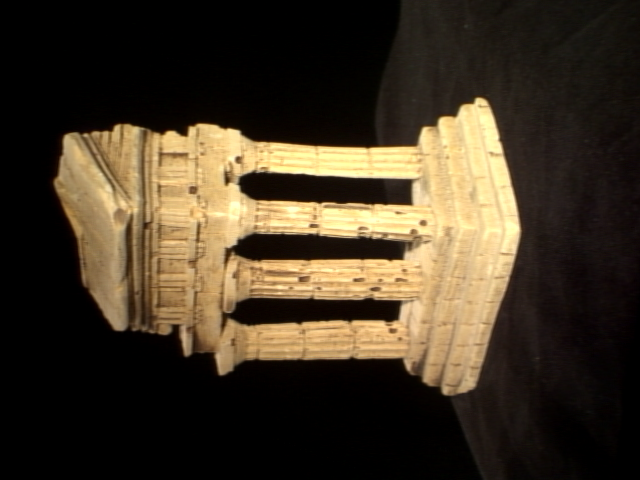
#> input picture 3D Reconstruction/im1.png, 640 x 480 px, given in place of sun_amjxfdjjpymuevrb.jpg, which was not available
$ python main.py
#> lines starting #> are read from the running program, lines starting #| are printed output that depends on the picture; pictures that were not available may be replaced by others from this repository, and a replacement may not be noted
#> in main, img is the input picture: PIL image 640x480 RGB; mean R, G, B 65.3, 53.9, 37.1
### Spatial Pyramid Matching For Scene Classification/visual_words.py
import os, multiprocessing
from os.path import join, isfile
from multiprocessing import Pool
import numpy as np
from PIL import Image
import scipy.ndimage
import skimage
import matplotlib.pyplot as plt
from sklearn.cluster import KMeans
from opts import get_opts
import random
from tqdm import tqdm
#%matplotlib inline

import skimage.color


def extract_filter_responses(opts, img):
    '''
    Extracts the filter responses for the given image.

    [input]
    * opts    : options
    * img    : numpy.ndarray of shape (H,W) or (H,W,3)
    [output]
    * filter_responses: numpy.ndarray of shape (H,W,3F)
    '''
    if img.shape[2] == 1:
          img = np.matlib.repmat(img,1,1,3)

    lab_img = skimage.color.rgb2lab(img)
#> lab_img: shape (480, 640, 3) float32; mean of channels 0, 1, 2 22.2, 2, 10.2

    filter_img = np.zeros((int(lab_img.shape[0]), int(lab_img.shape[1]), 60))
    for i in range(0, lab_img.shape[2]):
        first= scipy.ndimage.gaussian_filter(lab_img[:,:,i], sigma = 1)
        filter_img[:,:,i] = first
        second= scipy.ndimage.gaussian_laplace(lab_img[:,:,i],sigma=1)
        filter_img[:,:,3+i]    =second
        third = scipy.ndimage.gaussian_filter(lab_img[:,:,i], sigma=1, order = (0,1))
        filter_img[:,:,6+i] = third
        fourth = scipy.ndimage.gaussian_filter(lab_img[:,:,i], sigma=1, order= (1,0))
        filter_img[:,:,9+i] = fourth
        first= scipy.ndimage.gaussian_filter(lab_img[:,:,i], sigma = 2)
        filter_img[:,:,12+i] = first
        second= scipy.ndimage.gaussian_laplace(lab_img[:,:,i],sigma=2)
        filter_img[:,:,15+i]    =second
        third = scipy.ndimage.gaussian_filter(lab_img[:,:,i], sigma=2, order = (0,1))
        filter_img[:,:,18+i] = third
        fourth = scipy.ndimage.gaussian_filter(lab_img[:,:,i], sigma=2, order= (1,0))
        filter_img[:,:,21+i] = fourth
        first= scipy.ndimage.gaussian_filter(lab_img[:,:,i], sigma = 4)
        filter_img[:,:,24+i] = first
        second= scipy.ndimage.gaussian_laplace(lab_img[:,:,i],sigma=4)
        filter_img[:,:,27+i]    =second
        third = scipy.ndimage.gaussian_filter(lab_img[:,:,i], sigma=4, order = (0,1))
        filter_img[:,:,30+i] = third
        fourth = scipy.ndimage.gaussian_filter(lab_img[:,:,i], sigma=4, order= (1,0))
        filter_img[:,:,33+i] = fourth
        first= scipy.ndimage.gaussian_filter(lab_img[:,:,i], sigma = 8)
        filter_img[:,:,36+i] = first
        second= scipy.ndimage.gaussian_laplace(lab_img[:,:,i],sigma=8)
        filter_img[:,:,39+i]    =second
        third = scipy.ndimage.gaussian_filter(lab_img[:,:,i], sigma=8, order = (0,1))
        filter_img[:,:,42+i] = third
        fourth = scipy.ndimage.gaussian_filter(lab_img[:,:,i], sigma=8, order= (1,0))
        filter_img[:,:,45+i] = fourth
        first= scipy.ndimage.gaussian_filter(lab_img[:,:,i], sigma = np.sqrt(2))
        filter_img[:,:,48+i] = first
        second= scipy.ndimage.gaussian_laplace(lab_img[:,:,i],sigma= np.sqrt(2))
        filter_img[:,:,51+i]    =second
        third = scipy.ndimage.gaussian_filter(lab_img[:,:,i], sigma=np.sqrt(2), order = (0,1))
        filter_img[:,:,54+i] = third
        fourth = scipy.ndimage.gaussian_filter(lab_img[:,:,i], sigma=np.sqrt(2), order= (1,0))
        filter_img[:,:,57+i] = fourth
#> this loop made 3 passes
#> pass 1, in extract_filter_responses, `first= scipy.ndimage.gaussian_filter(lab_img[:,:,i], sigma = 1)`:
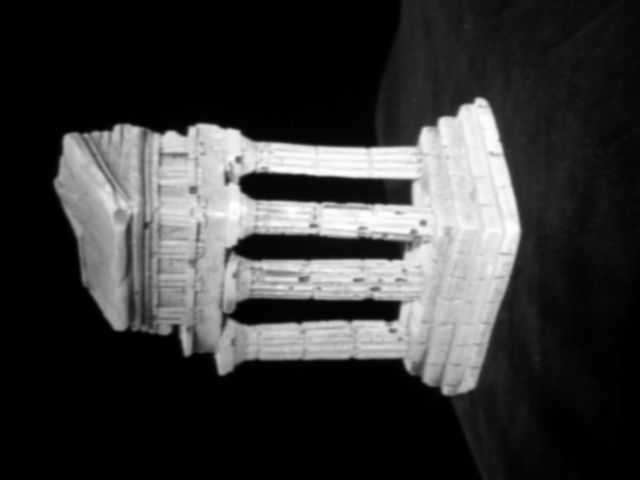
#> first: shape (480, 640) float32; min 0, max 98.97, mean 22.2; drawn with min black and max white
#> pass 1, in extract_filter_responses, `third = scipy.ndimage.gaussian_filter(lab_img[:,:,i], sigma=1, order =..`:
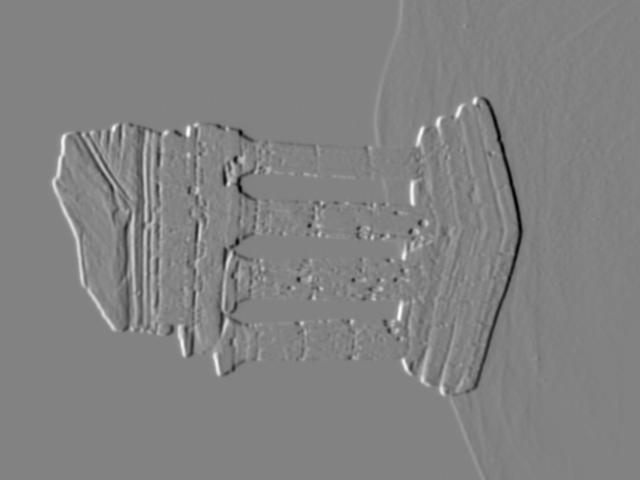
#> third: shape (480, 640) float32; min -20, max 19.11, mean 0.00312; drawn with min black and max white
#> pass 1, in extract_filter_responses, `fourth = scipy.ndimage.gaussian_filter(lab_img[:,:,i], sigma=1, order=..`:
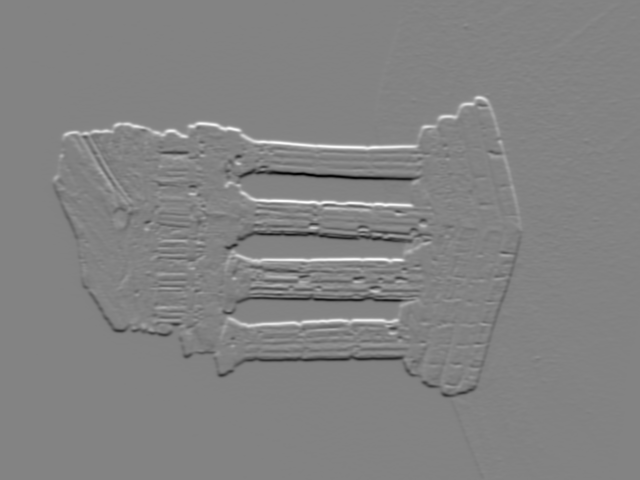
#> fourth: shape (480, 640) float32; min -29.42, max 27.83, mean 0; drawn with min black and max white
    #Image.fromarray(img*255, 'RGB').show()
    #filtered_image.show()

    filter_scales = opts.filter_scales
    # ----- TODO -----
    return filter_img

# [190 lines left out: functions extract_filter_responses_old, compute_dictionary_one_image, compute_dictionary, compute_dictionary_old, get_visual_words, not called in this run]

### Spatial Pyramid Matching For Scene Classification/util.py
import numpy as np
import matplotlib.pyplot as plt
import multiprocessing

# [5 lines left out: function get_num_CPU, not called in this run]

def display_filter_responses(opts, response_maps):
    '''
    Visualizes the filter response maps.

    [input]
    * response_maps: a numpy.ndarray of shape (H,W,3F)
    '''

    n_scale = len(opts.filter_scales)
    plt.figure(1)

    for i in range(n_scale*4):
        plt.subplot(n_scale, 4, i+1)
        resp = response_maps[:, :, i*3:i*3 + 3]
        resp_min = resp.min(axis=(0,1), keepdims=True)
        resp_max = resp.max(axis=(0,1), keepdims=True)
        resp = (resp - resp_min)/(resp_max - resp_min)
        plt.imshow(resp)
        plt.axis("off")
#> this loop made 20 passes
#> (resp_min, resp_max) on passes 1 to 12: ([[0, -12.45, -1.02]], [[98.97, 13.7, 48]]), ([[-20.69, -6.6, -6.82]], [[18, 7.97, 7.04]]), ([[-20, -5.19, -4.15]], [[19.11, 4.9, 8.67]]), ([[-29.42, -6.67, -8.58]], [[27.83, 7.26, 12.49]]), ([[0, -10.34, -0.559]], [[98.39, 12.46, 45.72]]), ([[-6.11, -1.85, -2.57]], [[6.93, 2.21, 2.26]]), ([[-13.31, -2.33, -3.13]], [[12.99, 2.7, 5.44]]), ([[-17.17, -3.53, -6.51]], [[16.21, 3.4, 7.05]]), ([[0, -8.6, -0.189]], [[96.26, 10.67, 43.12]]), ([[-1.73, -0.445, -0.767]], [[1.83, 0.47, 0.714]]), ([[-7.62, -1.1, -2.38]], [[7.17, 1.4, 3.02]]), ([[-9.01, -1.59, -3.86]], [[8.72, 1.19, 3.75]])
#> pass 1, in display_filter_responses, `resp = response_maps[:, :, i*3:i*3 + 3]`:
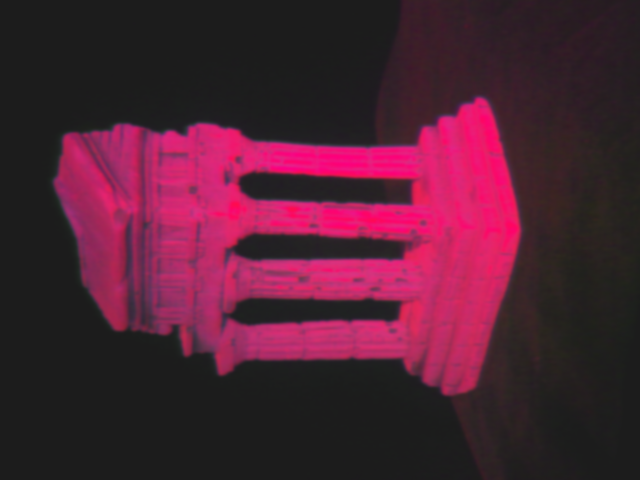
#> resp: shape (480, 640, 3) float64; mean of channels 0, 1, 2 22.2, 2, 10.2; drawn with min black and max white
#> pass 1, in display_filter_responses, `resp = (resp - resp_min)/(resp_max - resp_min)`:
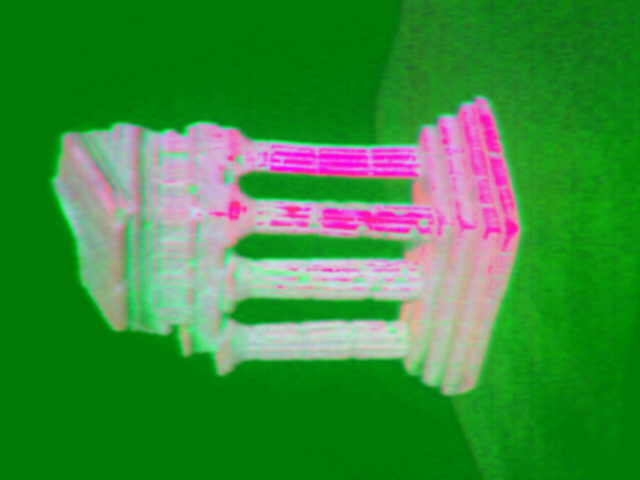
#> resp: shape (480, 640, 3) float64; mean of channels 0, 1, 2 0.224, 0.553, 0.23; drawn as R, G, B
#> after the loop:
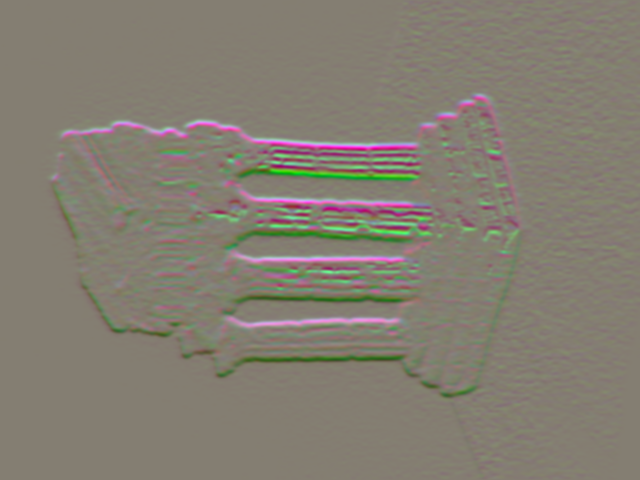
#> resp: shape (480, 640, 3) float64; mean of channels 0, 1, 2 0.519, 0.495, 0.447; drawn as R, G, B

    plt.subplots_adjust(left=0.05,right=0.95,top=0.95,bottom=0.05,wspace=0.05,hspace=0.05)
    plt.show()
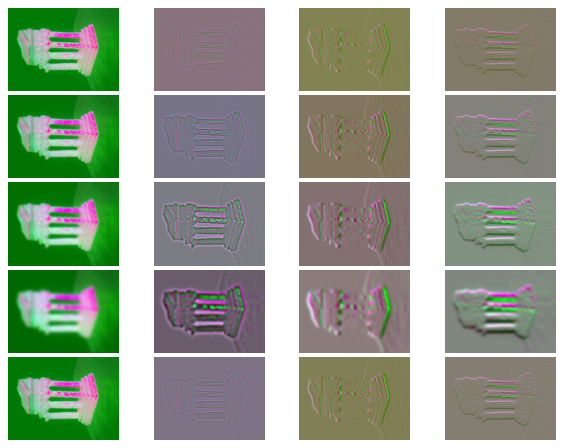
#> figure drawn by matplotlib, 20 panels

# [8 lines left out: function visualize_wordmap, not called in this run]

### Spatial Pyramid Matching For Scene Classification/opts.py

'''
Hyperparameters wrapped in argparse
This file contains most of tuanable parameters for this homework
You are asked to play around with them for Q3.1
It is recommended that you leave them as they are before getting to Q3.1

You can change the values by changing their default fields or by command-line
arguments. For example, "python main.py --filter-scales 2 5 --K 50"
'''

import argparse

def get_opts():
    parser = argparse.ArgumentParser(description='16-720 HW1: Scene Recognition')

    ## Paths
    parser.add_argument('--data-dir', type=str, default='../data',
                        help='data folder')
    parser.add_argument('--feat-dir', type=str, default='../feat',
                        help='feature folder')
    parser.add_argument('--out-dir', type=str, default='.',
                        help='output folder')

    ## Visual words (requires tuning)
    parser.add_argument('--filter-scales', nargs='+', type=float,
                        default=[1, 2,4,8,8**0.5],
                        help='a list of scales for all the filters')
    parser.add_argument('--K', type=int, default=100,
                        help='# of words')
    parser.add_argument('--alpha', type=int, default=30,
                        help='Using only a subset of alpha pixels in each image')

    ## Recognition system (requires tuning)
    parser.add_argument('--L', type=int, default=3,
                        help='L + 1 is the number of layers in spatial pyramid matching (SPM)')

    ## Additional options (add your own hyperparameters here)

    ##
    opts = parser.parse_args()
    return opts

### Spatial Pyramid Matching For Scene Classification/main.py
from os.path import join

import numpy as np
from PIL import Image
import imageio
import matplotlib.pyplot as plt

import util
import visual_words
import visual_recog
from opts import get_opts


def main():
    opts = get_opts()

    ## Q1.1
    img_path = join(opts.data_dir, 'aquarium/sun_amjxfdjjpymuevrb.jpg')
    img = Image.open(img_path)
    img = np.array(img).astype(np.float32)/255
    filter_responses = visual_words.extract_filter_responses(opts, img)
    util.display_filter_responses(opts, filter_responses)

    ## Q1.2
    #n_cpu = util.get_num_CPU()
    #visual_words.compute_dictionary(opts, n_worker=n_cpu)

    ## Q1.3
    img_path = join(opts.data_dir, 'aquarium/sun_amjxfdjjpymuevrb.jpg')
    img = Image.open(img_path)
    img.show()
    img = np.array(img).astype(np.float32)/255
#> (the run stopped early here; a loop or call above may not have finished)
